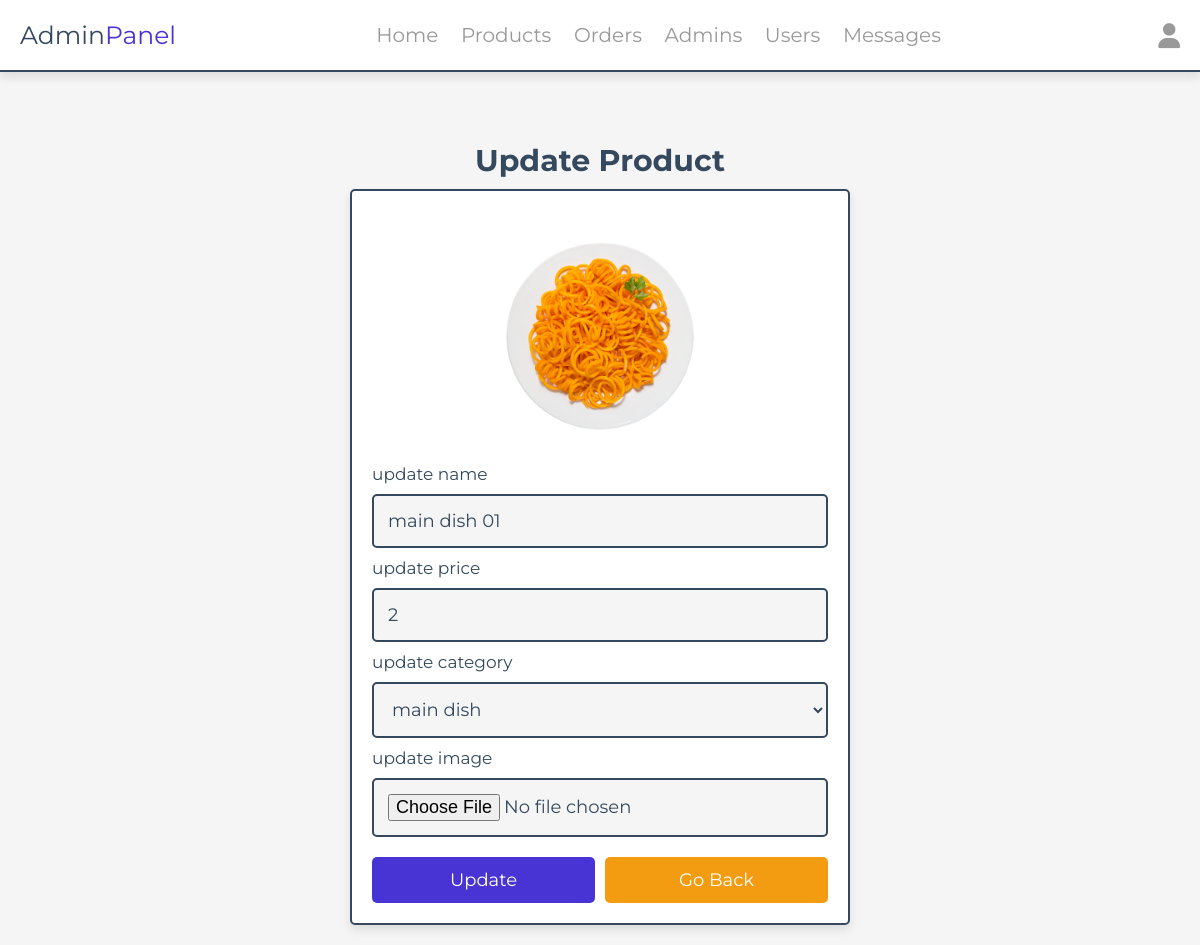
The app's page /admin/update_product.php?update=10 (signed in) with its own data.
### tables this page shows
CREATE TABLE `products` (
  `product_id` int(11) NOT NULL,
  `product_name` varchar(100) NOT NULL,
  `product_category` varchar(100) NOT NULL,
  `product_price` int(11) NOT NULL,
  `product_img` varchar(200) NOT NULL
);

### components/function.php (called while the page is built, shortened)
<?php
function countOfElement($table, $col = '', $value = '')
{
    global $connection;
    $condition = '';
    if ($value != '' && $col != '') {
        $condition = "WHERE `$col`='$value'";
    }
    $count = $connection->query("SELECT * FROM `$table` $condition");
    return $count->rowCount();
}

### admin/update_product.php (the view, shortened to what this page needs)
<?php
include '../components/connection.php';
include '../components/function.php';
?>
<?php include '../components/admin_navbar.php'; ?>
<section class="update-product">
    <h1 class="heading">update product</h1>
    <?php
    $update_id = $_GET['update'];
    $check_product = countOfElement('products', 'product_id', $update_id);
    if ($check_product > 0) {
        $update_product = $connection->query("SELECT * FROM `products` WHERE `product_id` =$update_id");
        $update_product = $update_product->fetchAll(PDO::FETCH_ASSOC);
        foreach ($update_product as $product) {
    ?>
            <form action="" method="POST" enctype="multipart/form-data">
                <img src="../uploaded_img2/<?= $product['product_img']; ?>" alt="">
                <span>update name</span>
                <input type="text" required placeholder="enter product name" name="name" maxlength="100" class="box" value="<?php echo $product['product_name']; ?>">
                <span>update price</span>
                <input type="number" min="0" max="9999999999" required placeholder="enter product price" name="price" onkeypress="if(this.value.length == 10) return false;" class="box" value="<?= $product['product_price']; ?>">
                <span>update category</span>
                <select name="category" class="box" required>
                    <option selected value="<?= $product['product_category']; ?>"><?php echo $product['product_category']; ?>
                    </option>
                </select>
                <span>update image</span>
                <input type="file" name="photo" id="userPhoto" class="box input-file" accept="image/*">
                <div class="flex-btn">
                    <input type="submit" value="update" class="btn" name="update">
                    <a href="products.php" class="option-btn">go back</a>
                </div>
            </form>
    <?php
        }
    } else {
        echo '<p class="empty">no products added yet!</p>';
    }
    ?>
</section>
<?php include '../components/admin_footer.php' ?>

### css/admin_style.css (style rules this page uses)
:root { --main-color: #4834d4; --red: #e74c3c; --orange: #f39c12; --black: #34495e; --white: #fff; --light-bg: #f5f5f5; --light-color: #999; --border: 0.2rem solid var(--black); --box-shadow: 0 0.5rem 1rem rgba(0, 0, 0, 0.1); }
* { font-family: "Montserrat", sans-serif; margin: 0; padding: 0; box-sizing: border-box; text-decoration: none; outline: none; border: none; }
html { font-size: 62.5%; overflow-x: hidden; }
body { background-color: var(--light-bg); }
section { max-width: 1200px; margin: 0 auto; padding: 2rem; }
.btn, .delete-btn, .option-btn { display: block; margin-top: 1rem; border-radius: 0.5rem; cursor: pointer; width: 100%; font-size: 1.8rem; color: var(--white); padding: 1.2rem 3rem; text-transform: capitalize; text-align: center; }
.btn { background-color: var(--main-color); }
.option-btn { background-color: var(--orange); }
.flex-btn { display: flex; gap: 1rem; }
.heading { text-align: center; margin: 5rem auto 1rem; text-transform: capitalize; color: var(--black); font-size: 3rem; }
.update-product form { margin: 0 auto; max-width: 50rem; background-color: var(--white); border-radius: 0.5rem; box-shadow: var(--box-shadow); border: var(--border); padding: 2rem; }
.update-product form img { height: 25rem; width: 100%; object-fit: contain; }
.update-product form .box { background-color: var(--light-bg); border: var(--border); width: 100%; padding: 1.4rem; font-size: 1.8rem; color: var(--black); border-radius: 0.5rem; margin: 1rem 0; }
.update-product form span { font-size: 1.7rem; color: var(--black); }

### records on screen
products: product_img (picture), name "main dish 01", price "2", category "main dish"
